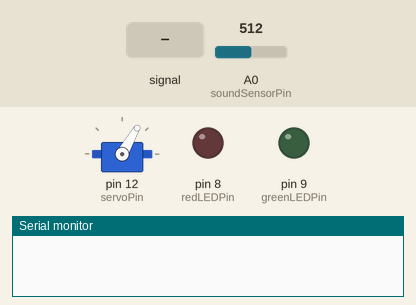
Recording of a sketch running on a simulated Arduino Uno, built with avr-gcc and run on an emulated ATmega328P. On the bench: servo, output pins drawn as LEDs (lit = HIGH), the last lines printed to the serial monitor. The inputs (shaded band) are chosen by the test bench; at power-on: A0 (soundSensorPin) = 512.

Above: at 3.15 s.
3.2 s: A0 (soundSensorPin) set to 488
At 5.4 s:
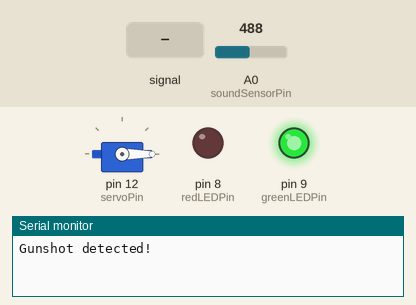
6.9 s: A0 (soundSensorPin) fed a 200 Hz sine of ±81 counts around its level
At 9.5 s:
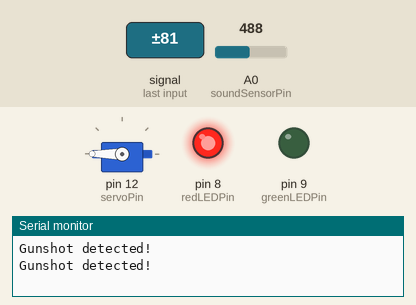
10.6 s: A0 (soundSensorPin) set to 306
At 12.4 s:
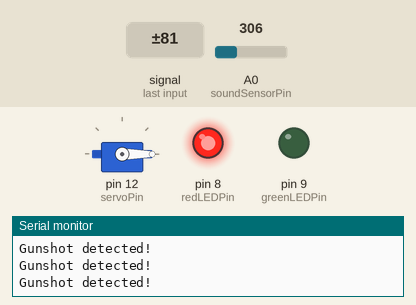
14.3 s: A0 (soundSensorPin) set to 510
At 14.55 s:
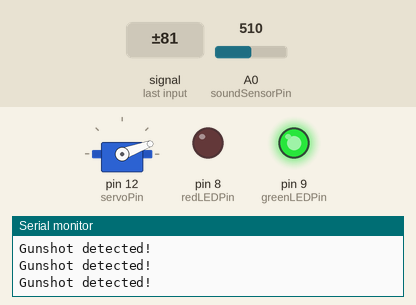
18.0 s: A0 (soundSensorPin) set to 490
At 18.15 s:
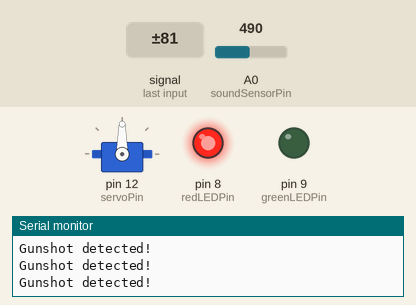
Timing chart, 0 to 21.6 s (numbered marks = the images above; inputs shaded):
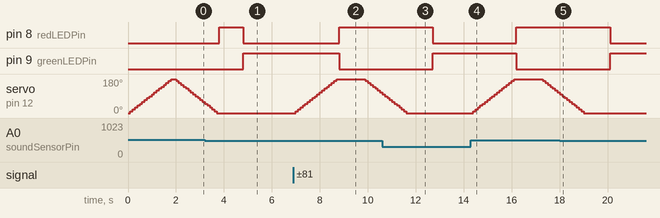

The sketch:

gunshot.ino
```cpp
#include <Servo.h>

const int soundSensorPin = A0;  // Sound sensor connected to analog pin A0
const int redLEDPin = 8;       // Red LED connected to digital pin 8
const int greenLEDPin = 9;     // Green LED connected to digital pin 9
const int servoPin = 12;       // Servo motor connected to digital pin 12
const int threshold = 500;     // Adjust this threshold value as needed

Servo servoMotor;
bool motorRotating = true;    // Flag to indicate if the motor is rotating

void setup() {
  pinMode(redLEDPin, OUTPUT);
  pinMode(greenLEDPin, OUTPUT);
  pinMode(servoPin, OUTPUT);
  servoMotor.attach(servoPin);
  Serial.begin(9600);
  rotateServoContinuously();  // Start the servo rotation on setup
}

void loop() {
  // Read the analog value from the sound sensor
  int sensorValue = analogRead(soundSensorPin);

  // Check if a clap sound is detected
  if (sensorValue > threshold) {
    if (motorRotating) {
      // If the motor is rotating, stop it
      stopServoRotation();
    } else {
      // If the motor is not rotating, start continuous rotation
      rotateServoContinuously();
    }

    // Toggle the motorRotating flag
    motorRotating = !motorRotating;

    // Turn on the green LED
    digitalWrite(greenLEDPin, LOW);
    digitalWrite(redLEDPin, HIGH);

    Serial.println("Gunshot detected!");

    // A small delay to avoid detecting the same clap multiple times in quick succession
    delay(1000);
  } else {
    // Turn off the green LED
    digitalWrite(greenLEDPin, HIGH);
    digitalWrite(redLEDPin, LOW);
  }
}

// Function to rotate the servo motor continuously
void rotateServoContinuously() {
  for (int angle = 0; angle <= 180; angle += 10) {
    servoMotor.write(angle);
    delay(100); // Adjust the delay to control the servo speed
  }
}

// Function to stop the servo motor
void stopServoRotation() {
  for (int angle = 180; angle >= 0; angle -= 10) {
    servoMotor.write(angle);
    delay(100); // Adjust the delay to control the servo speed
  }
}
```

Measured:
- the behaviour switches between 501 and 500 on A0 (soundSensorPin) (found by bisection; images 0 and 1)
- after the input at 3.2 s, pin 9 (greenLEDPin): LOW → HIGH after 1.6 s; servo on pin 12 (servoPin): goes on until 3.7 s, then stays 0°
- after the input at 6.9 s, pin 8 (redLEDPin): LOW → HIGH after 1.9 s; pin 9 (greenLEDPin): HIGH → LOW after 1.9 s; servo on pin 12 (servoPin): rises from 0° to 180° in 1.7 s, then falls to 110° in 1.8 s
- after the input at 10.6 s, servo on pin 12 (servoPin): goes on until 11.6 s, then stays 0°
- after the input at 14.3 s, pin 8 (redLEDPin): LOW → HIGH after 1.9 s; pin 9 (greenLEDPin): HIGH → LOW after 1.9 s; servo on pin 12 (servoPin): rises from 0° to 180° in 1.7 s, then falls to 110° in 1.8 s
- after the input at 18.0 s, pin 8 (redLEDPin): HIGH → LOW after 2.1 s; pin 9 (greenLEDPin): LOW → HIGH after 2.1 s; servo on pin 12 (servoPin): goes on until 19.0 s, then stays 0°
- by itself, servo on pin 12 (servoPin): rises from 0° to 180° in 1.7 s, then falls to 60° in 1.3 s
